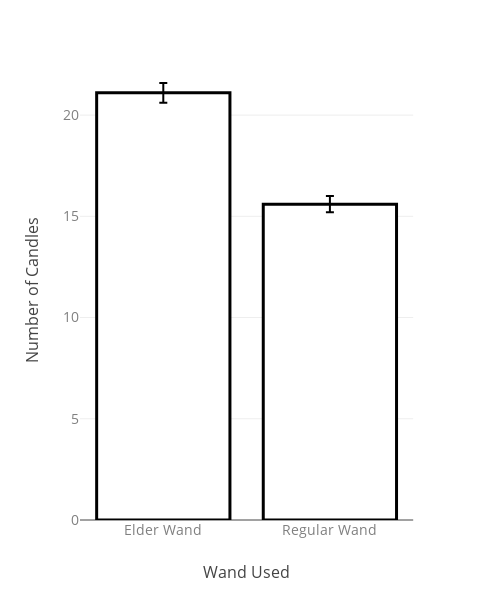

Notebook code for this chart:
### Code cell
import plotly.express as plt
graph = plt.bar(descriptives, x = "Group", y = "mean", error_x = "sem", error_y = "sem", template='none', width=500, 
                labels = {"mean": "Number of Candles", "Group": "Wand Used"})

graph.update_traces(marker_color="#FFF")
graph.update_traces(marker= dict(line={"width":3,"color":"#000000"}))

graph.update_xaxes(title_font={"size":16}, tickfont = {"size":14, "color":"gray"})
graph.update_yaxes(title_font={"size":16}, tickfont = {"size":14, "color":"gray"})


graph.show()

### Figure 1 — Plotly figure (JSON) as saved in the notebook; plotly's stock layout.template omitted (floating-point values rounded to 4 significant figures)
{"data": [{"alignmentgroup": "True", "error_x": {"array": [0.4861, 0.4]}, "error_y": {"array": [0.4861, 0.4]}, "hoverlabel": {"namelength": 0}, "hovertemplate": "Wand Used=%{x}<br>Number of Candles=%{y}", "legendgroup": "", "marker": {"color": "#FFF", "line": {"color": "#000000", "width": 3}}, "name": "", "offsetgroup": "", "orientation": "v", "showlegend": false, "textposition": "auto", "type": "bar", "x": ["Elder Wand", "Regular Wand"], "xaxis": "x", "y": [21.1, 15.6], "yaxis": "y"}], "layout": {"barmode": "relative", "height": 600, "legend": {"tracegroupgap": 0}, "margin": {"t": 60}, "width": 500, "xaxis": {"anchor": "y", "domain": [0, 0.98], "tickfont": {"color": "gray", "size": 14}, "title": {"font": {"size": 16}, "text": "Wand Used"}}, "yaxis": {"anchor": "x", "domain": [0, 1], "tickfont": {"color": "gray", "size": 14}, "title": {"font": {"size": 16}, "text": "Number of Candles"}}}}
